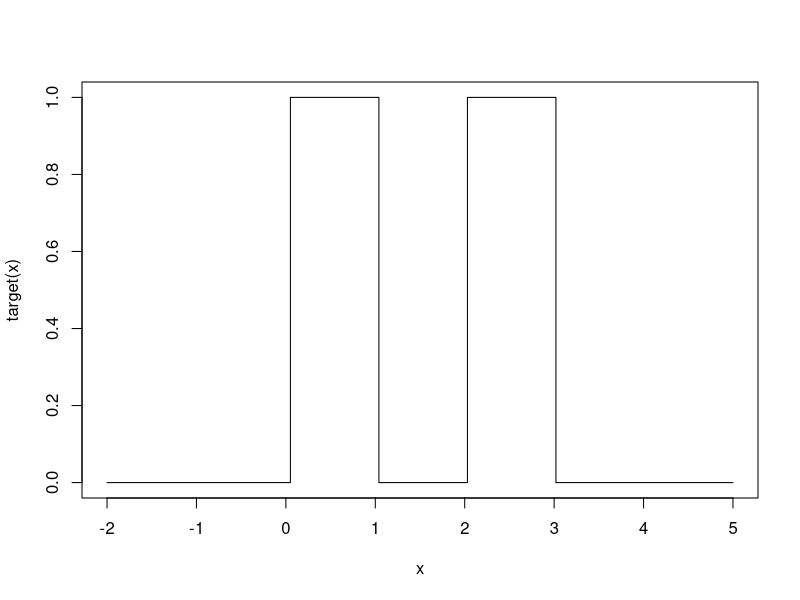
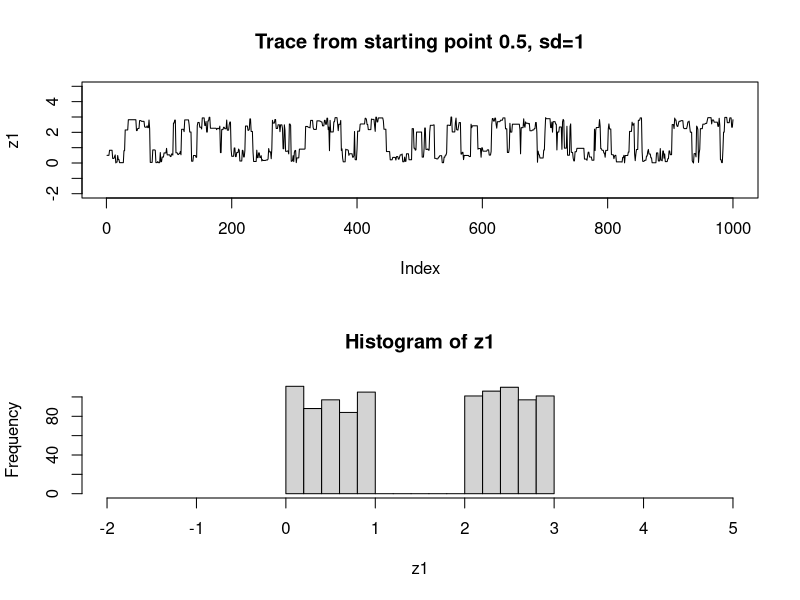
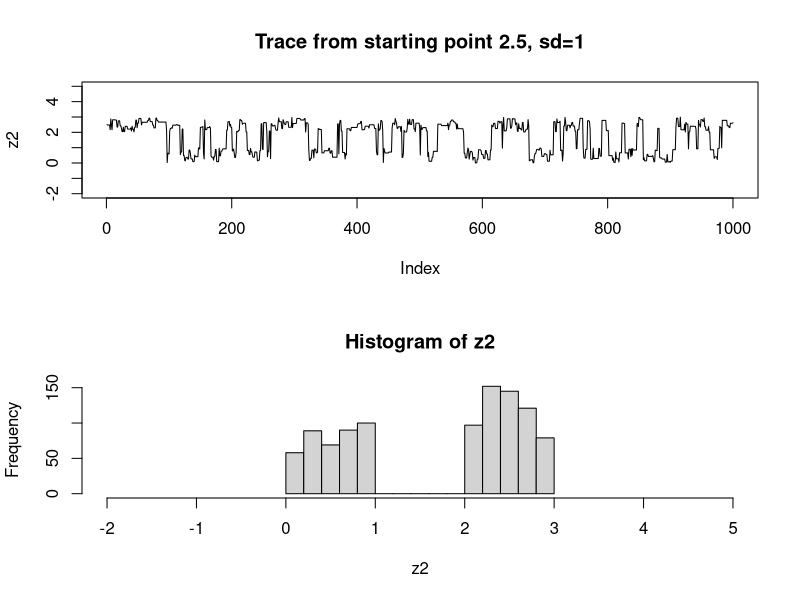
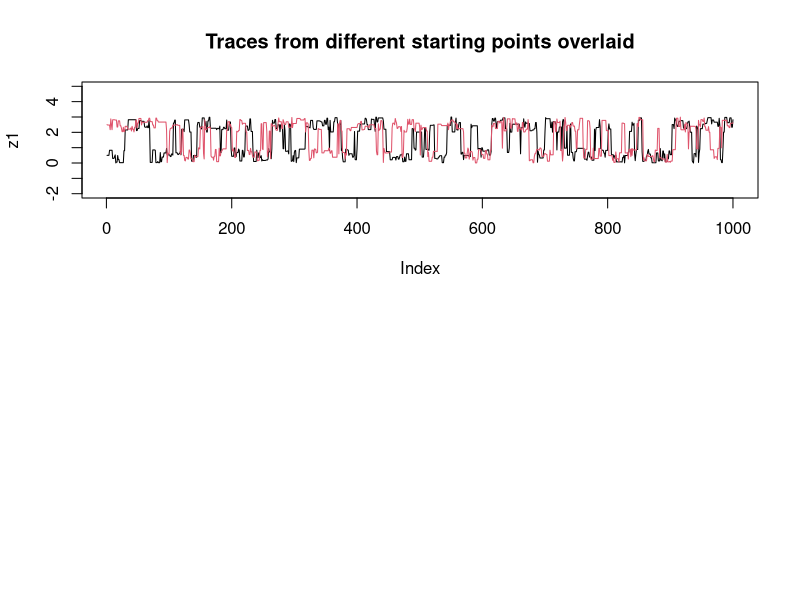
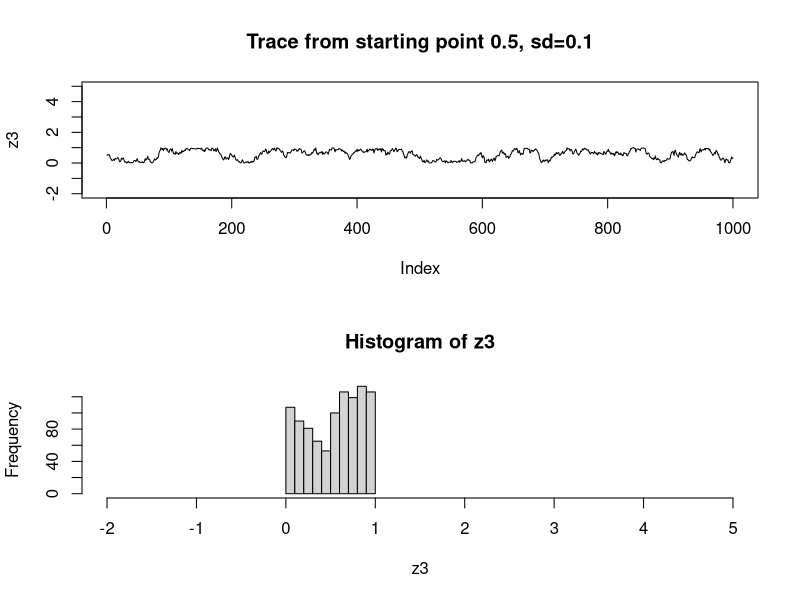
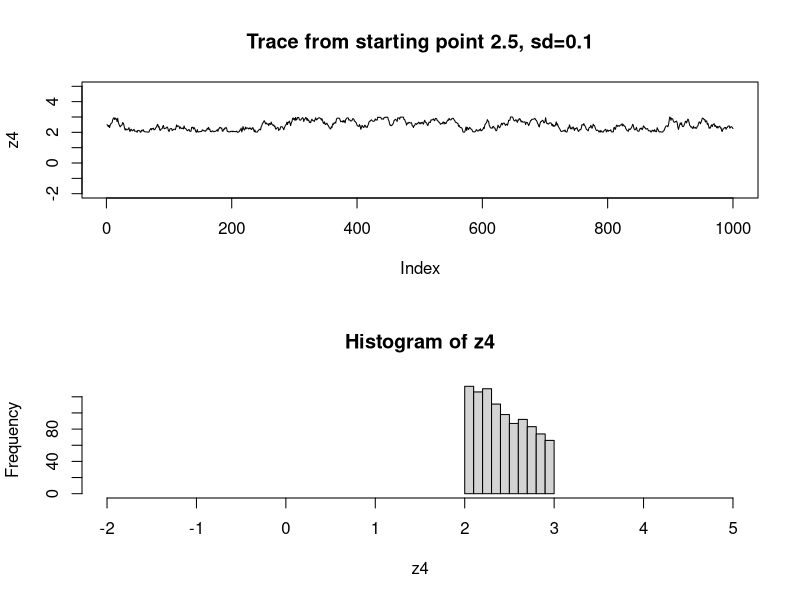
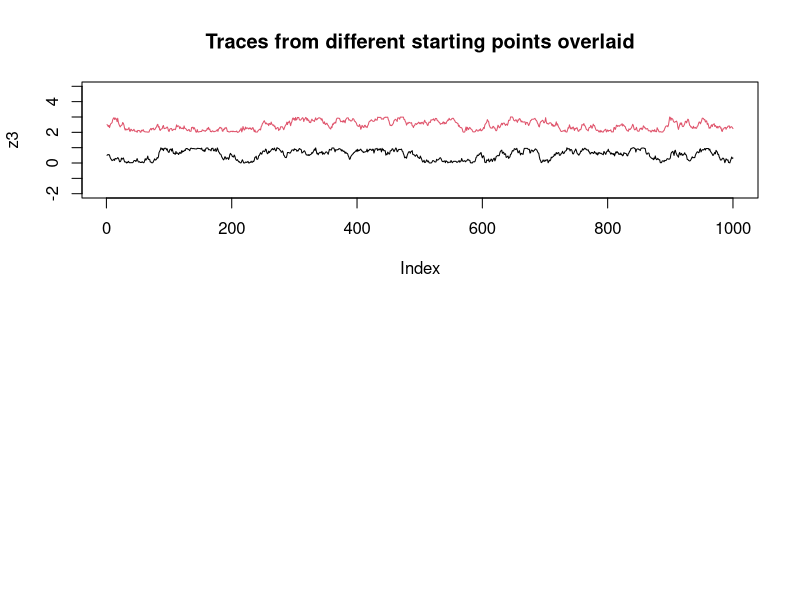

Reproduce these figures in R, in order. (Note: this script raises an error after producing the figures.)


easyMCMC = function(niter, startval, proposalsd){
x = rep(0,niter)
x[1] = startval     
for(i in 2:niter){
currentx = x[i-1]
proposedx = rnorm(1,mean=currentx,sd=proposalsd) 
A = target(proposedx)/target(currentx)
if(runif(1)<A){
x[i] = proposedx       # accept move with probabily min(1,A)
} else {
x[i] = currentx        # otherwise "reject" move, and stay where we are
}
}
return(x)
}


target = function(x){
return((x>0 & x <1) + (x>2 & x<3))
}


pdf("target.pdf")
x= seq(-2,5,length=100)
plot(x,target(x),type="s")
dev.off()

pdf("goodtrace1.pdf")
z1 = easyMCMC(1000,0.5,1)
par(mfcol=c(2,1))
plot(z1,ylim=c(-2,5),type="l",main="Trace from starting point 0.5, sd=1")
hist(z1,xlim=c(-2,5))
dev.off()

pdf("goodtrace2.pdf")
z2 = easyMCMC(1000,2.5,1)
par(mfcol=c(2,1))
plot(z2,ylim=c(-2,5),type="l",main="Trace from starting point 2.5, sd=1")
hist(z2,xlim=c(-2,5))
dev.off()

pdf("goodtrace3.pdf")
par(mfcol=c(2,1))
plot(z1,ylim=c(-2,5),type="l",main="Traces from different starting points overlaid")
lines(z2,col=2)
dev.off()


pdf("badtrace1.pdf")
z3 = easyMCMC(1000,0.5,0.1)
par(mfcol=c(2,1))
plot(z3,ylim=c(-2,5),type="l",main="Trace from starting point 0.5, sd=0.1")
hist(z3,xlim=c(-2,5))
dev.off()

pdf("badtrace2.pdf")
z4 = easyMCMC(1000,2.5,0.1)
par(mfcol=c(2,1))
plot(z4,ylim=c(-2,5),type="l",main="Trace from starting point 2.5, sd=0.1")
hist(z4,xlim=c(-2,5))
dev.off()

pdf("badtrace3.pdf")
par(mfcol=c(2,1))
plot(z3,ylim=c(-2,5),type="l",main="Traces from different starting points overlaid")
lines(z4,col=2)
dev.off()

pdf("badtrace.pdf")
z1 = easyMCMC(1000,0.5,0.1)
z2= easyMCMC(1000,2.5,0.1)
plot(z,ylim=c(-2,5),type="l",main="Traces from starting points 0.5 and 2.5, sd=0.1")
lines(z2,col=2)
dev.off()
